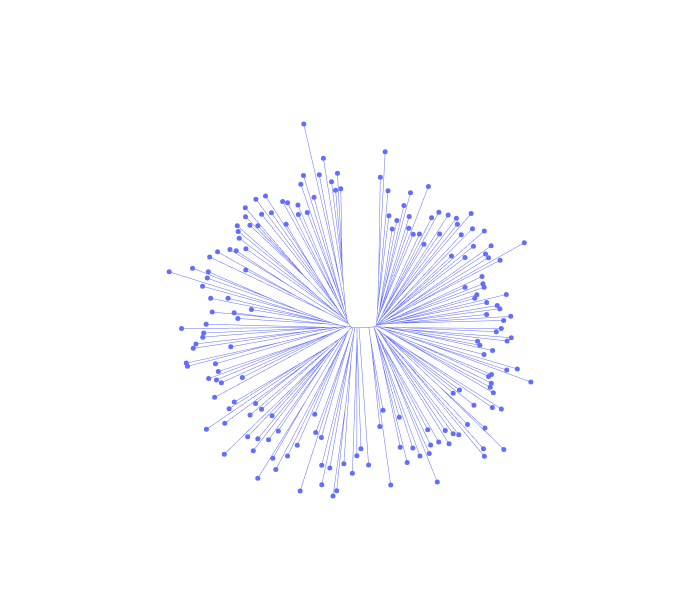

Notebook source saved alongside this figure:
### Code cell
anjl.plot_equal_angle(Z3, line_width=0.5)

### Figure 1 — Plotly figure (JSON) as saved in the notebook; plotly's stock layout.template omitted (floating-point values rounded to 4 significant figures; data arrays with more than 128 entries replaced by an {"elided": "..."} marker saying what was removed)
{"data": [{"hovertemplate": "x=%{x}<br>y=%{y}<extra></extra>", "legendgroup": "", "line": {"color": "#636efa", "dash": "solid", "width": 0.5}, "marker": {"symbol": "circle"}, "mode": "lines", "name": "", "showlegend": false, "type": "scattergl", "x": {"elided": "1080 float values"}, "xaxis": "x", "y": {"elided": "1080 float values"}, "yaxis": "y"}, {"hovertemplate": "<b>%{hovertext}</b><br><br>x=%{x}<br>y=%{y}<extra></extra>", "hovertext": {"elided": "181 int values"}, "legendgroup": "", "marker": {"color": "#636efa", "size": 5, "symbol": "circle"}, "mode": "markers", "name": "", "orientation": "v", "showlegend": false, "type": "scatter", "x": {"elided": "181 float values"}, "xaxis": "x", "y": {"elided": "181 float values"}, "yaxis": "y"}], "layout": {"height": 600, "legend": {"itemsizing": "constant", "tracegroupgap": 0}, "width": 700, "xaxis": {"autorange": true, "domain": [0, 1], "mirror": false, "range": [-70.35, 57.86], "showgrid": false, "showline": false, "showticklabels": false, "ticks": "", "title": {}, "type": "linear"}, "yaxis": {"autorange": true, "domain": [0, 1], "mirror": false, "range": [-46.47, 53.25], "scaleanchor": "x", "scaleratio": 1, "showgrid": false, "showline": false, "showticklabels": false, "ticks": "", "title": {}, "type": "linear"}}}
